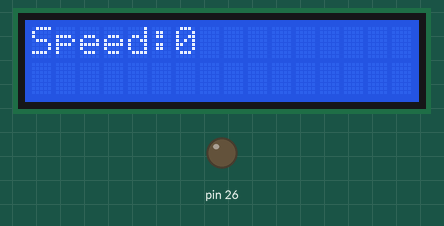
This sketch was run on a simulated Arduino Mega 2560, built with avr-gcc and run on an emulated ATmega2560. Shown: 16×2 character LCD, output pins drawn as LEDs (lit = HIGH).

Above: at 0.1 s.
At 1.1 s:
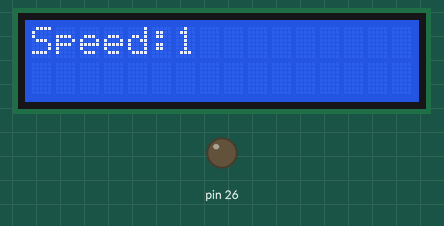
At 2.1 s:
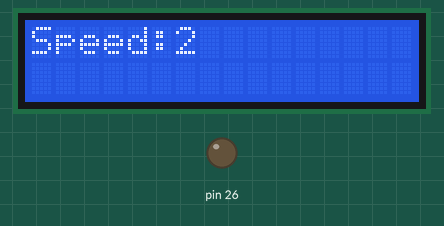
At 4.1 s:
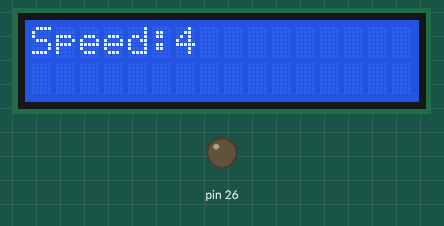
At 6.1 s:
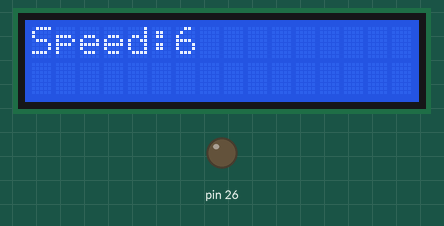
At 9.1 s:
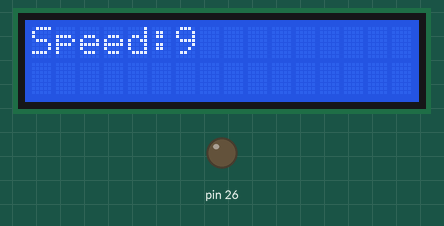

Measured:
- by itself, everything shown: repeats every 10.0 s, in 10 steps
- what the display in image 1 shows lasts 1.0 s, from 1.1 s to 2.1 s

The sketch:

LCD_display.ino
```cpp
// From slides

#include <LiquidCrystal.h>
#include <stdlib.h>

char test[10];

LiquidCrystal lcd(2,3,8,9,10,12);

void setup() {
  // put your setup code here, to run once:
  pinMode(26,OUTPUT);
  analogWrite(26,120);
  lcd.begin(16,2);
}

void loop() {
  // put your main code here, to run repeatedly:

  for(int i=0; i<10; i++){
    lcd.setCursor(0,0);
    lcd.print("Speed: ");
    lcd.setCursor(6,0);
    lcd.print(i);
    delay(1000);
  }
}
```
